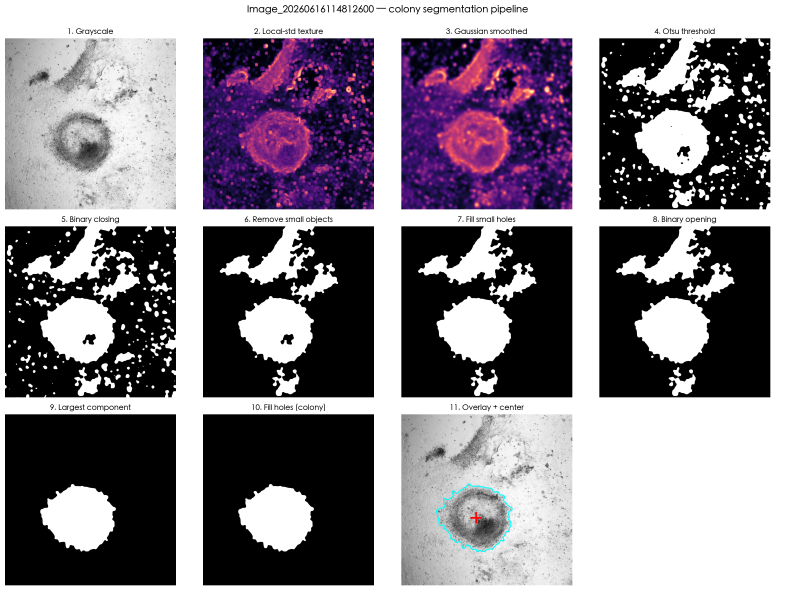
#> input picture AI-CV-platform/ipsc_texture_classifier/process_images/Image_20260616114812600_00_all_steps.png, 2355 x 1771 px (shown at 1/3 size)
$ python -i diagnostics.py   (imports and definitions only)   (older library calls are emulated)
#> lines starting #> are read from the running program, lines starting #| are printed output that depends on the picture
### AI-CV-platform/backend/app/utils/imageio.py
"""Image loading / encoding helpers.

Loading is deliberately tolerant: industrial and microscopy sources produce
16-bit TIFFs, Z-stacks, RGBA PNGs and huge BMPs, and all of them must end up
as an 8-bit BGR/gray array the node library can rely on.
"""

from __future__ import annotations

from pathlib import Path

import cv2
import numpy as np

SUPPORTED_EXTS = {".png", ".jpg", ".jpeg", ".bmp", ".tif", ".tiff", ".webp"}


def to_uint8(image: np.ndarray) -> np.ndarray:
    """Scale any numeric array into uint8 [0, 255]."""
    image = np.asarray(image)
    if image.dtype == np.uint8:
        return image
    if image.dtype == bool:
        return (image.astype(np.uint8)) * 255
    data = image.astype(np.float64)
    lo, hi = float(np.nanmin(data)), float(np.nanmax(data))
    if hi <= 1.0 and lo >= 0.0:
        data = data * 255.0
    elif hi > lo:
        data = (data - lo) / (hi - lo) * 255.0
    else:
        data = np.zeros_like(data)
    return np.clip(np.nan_to_num(data), 0, 255).astype(np.uint8)


def load_image(path: str | Path) -> np.ndarray:
    """Load an image as uint8 gray (HxW) or BGR (HxWx3)."""
    path = Path(path)
    if not path.exists():
        raise FileNotFoundError(str(path))

    image: np.ndarray | None = None
    if path.suffix.lower() in {".tif", ".tiff"}:
        try:
            import tifffile

            image = np.asarray(tifffile.imread(str(path)))
        except Exception:
            image = None
    if image is None:
        # np.fromfile keeps non-ASCII paths working on every platform.
        buffer = np.fromfile(str(path), dtype=np.uint8)
        image = cv2.imdecode(buffer, cv2.IMREAD_UNCHANGED)
#> image is the input picture: shape (1771, 2355, 4); mean B, G, R, A 137.6, 129.3, 135.4, 255
    if image is None:
        raise ValueError(f"无法解码图像: {path.name}")

    image = np.asarray(image)
    if image.ndim == 3 and image.shape[0] == 1 and image.shape[-1] not in (3, 4):
        image = image[0]
    if image.ndim == 3 and image.shape[0] not in (3, 4) and image.shape[-1] not in (3, 4):
        # Z-stack: maximum intensity projection, as in the iPSC prototype.
        image = image.max(axis=0)
    if image.ndim == 3 and image.shape[-1] == 4:
        image = cv2.cvtColor(to_uint8(image), cv2.COLOR_BGRA2BGR)
#> image: shape (1771, 2355, 3)
    if image.ndim == 3 and image.shape[-1] == 2:
        image = image[..., 0]
    return to_uint8(image)


# [5 lines left out: function to_bgr, not called in this run]


def to_gray(image: np.ndarray) -> np.ndarray:
    image = to_uint8(image)
    if image.ndim == 3:
        return cv2.cvtColor(image, cv2.COLOR_BGR2GRAY)
    return image


# [22 lines left out: functions encode_png, save_png, save_jpeg, not called in this run]


def fit_within(image: np.ndarray, max_side: int) -> np.ndarray:
    """Downscale so the longest side is at most ``max_side`` (never upscales)."""
#> called with max_side = 1024
    h, w = image.shape[:2]
#> h = 1771; w = 2355
    longest = max(h, w)
#> longest = 2355
    if longest <= max_side:
        return image
    scale = max_side / float(longest)
#> scale = 0.435
    return cv2.resize(
        image, (max(1, int(round(w * scale))), max(1, int(round(h * scale)))),
        interpolation=cv2.INTER_AREA,
    )


def heatmap(image: np.ndarray, colormap: int = cv2.COLORMAP_MAGMA) -> np.ndarray:
    return cv2.applyColorMap(to_uint8(image), colormap)


# [22 lines left out: function histogram, not called in this run]

### AI-CV-platform/backend/app/engine/algorithms/texture.py
"""Texture algorithms ported from the iPSC prototype.

``local_std`` / ``segment_textured_region`` reproduce
``ipsc_texture_classifier/colony_center.py`` and ``features.py``, re-expressed
with OpenCV so they run at platform speed, and split so the pipeline engine can
expose each step as its own node.
"""

from __future__ import annotations

import cv2
import numpy as np

# iPSC prototype defaults (config.py): 32-bin intensity histogram + 2 LBP scales.
INTENSITY_BINS = 32
LBP_SCALES: tuple[tuple[int, int], ...] = ((8, 1), (16, 2))
LBP_METHOD = "uniform"
TILE_SIZE = 64
TEXTURE_CLASSES = (
    "single_cells",
    "medium_compaction",
    "full_compaction",
    "dead_cells",
    "differentiated_cells",
    "debris",
    "background",
)


def resolve_window(height: int, window: int | None = None) -> int:
    """Default local-std window: ~1.5% of image height, odd, at least 7 px."""
    if window:
        window = int(window)
        return window if window % 2 == 1 else window + 1
    return max(7, int(round(0.015 * height)) | 1)


def local_std(gray: np.ndarray, window: int | None = None) -> np.ndarray:
    """Local standard deviation over a square window (texture strength)."""
    window = resolve_window(gray.shape[0], window)
    data = gray.astype(np.float32)
    mean = cv2.boxFilter(data, -1, (window, window), normalize=True,
                         borderType=cv2.BORDER_REFLECT)
    mean_sq = cv2.boxFilter(data * data, -1, (window, window), normalize=True,
                            borderType=cv2.BORDER_REFLECT)
    variance = np.clip(mean_sq - mean * mean, 0, None)
    return np.sqrt(variance)


# [175 lines left out: functions remove_small_objects, remove_small_holes, fill_holes, largest_component, disk_kernel, segment_textured_region and 6 more, not called in this run]

### AI-CV-platform/backend/app/services/diagnostics.py
"""Image quality diagnosis.

The Copilot needs numbers, not adjectives: this module measures exposure,
contrast, sharpness, noise, background uniformity and target scale so that
recommendations ("先改善照明", "改用局部阈值") can be justified and reproduced.
"""

from __future__ import annotations

from dataclasses import dataclass, field
from pathlib import Path

import cv2
import numpy as np

from app.engine.algorithms import texture as tex
from app.utils.imageio import fit_within, load_image, to_gray

SEVERITY_ORDER = {"ok": 0, "info": 1, "warning": 2, "critical": 3}


@dataclass
class Finding:
    key: str
    level: str
    title: str
    detail: str
    advice: str = ""
    value: float | None = None

    # [9 lines left out: function to_dict, not called in this run]


@dataclass
class Diagnosis:
    metrics: dict[str, float] = field(default_factory=dict)
    findings: list[Finding] = field(default_factory=list)

    # [14 lines left out: functions level, to_dict, not called in this run]


def analyze_path(path: str | Path, max_side: int = 1024) -> Diagnosis:
    return analyze(fit_within(load_image(path), max_side))


def analyze(image: np.ndarray) -> Diagnosis:
    gray = to_gray(image)
#> in to_gray, `return cv2.cvtColor(image, cv2.COLOR_BGR2GRAY)`:
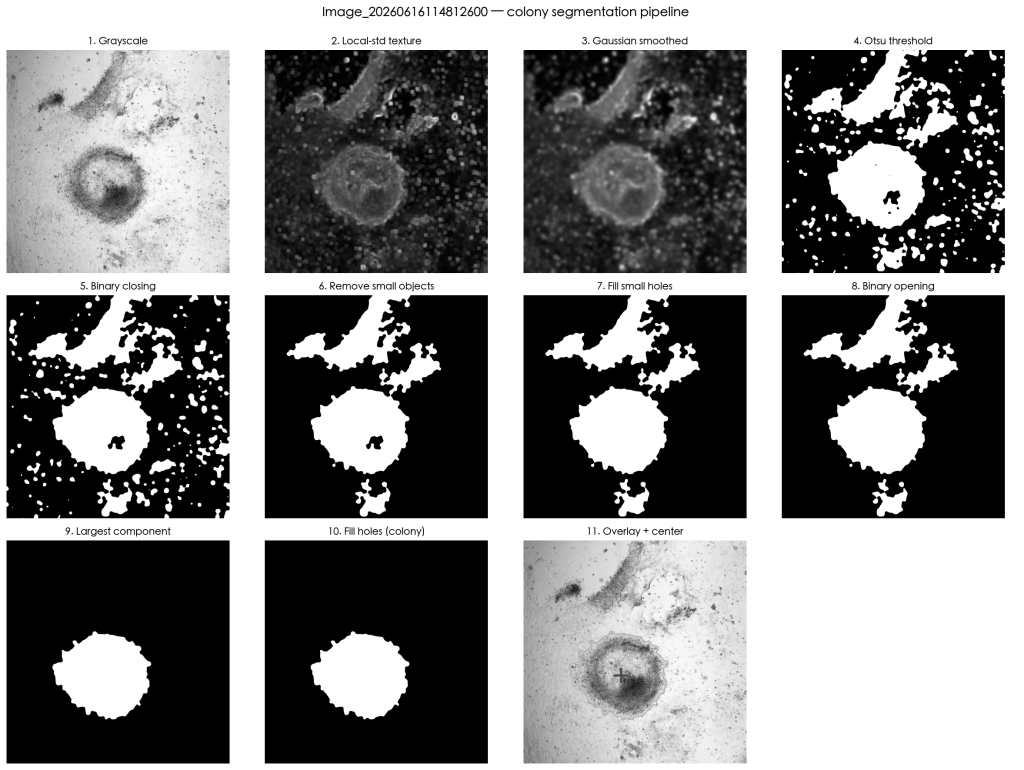
#> returned value: shape (770, 1024); min 0, max 255, mean 132.1
    height, width = gray.shape[:2]
#> height = 770; width = 1024
    data = gray.astype(np.float32)

    mean = float(data.mean())
#> mean = 132.1
    std = float(data.std())
#> std = 116.1
    p1, p99 = (float(v) for v in np.percentile(data, [1, 99]))
#> p1 = 0; p99 = 255
    saturated_high = float(np.count_nonzero(gray >= 250)) / gray.size * 100.0
#> saturated_high = 37.56
    saturated_low = float(np.count_nonzero(gray <= 5)) / gray.size * 100.0
#> saturated_low = 33.79
    dynamic_range = p99 - p1
#> dynamic_range = 255

    laplacian_var = float(cv2.Laplacian(gray, cv2.CV_32F).var())
#> laplacian_var = 2698.7
    # Noise estimate: high-frequency residual after median filtering.
    noise = float(np.median(np.abs(data - cv2.medianBlur(gray, 3).astype(np.float32)))) * 1.4826
#> noise = 0

    background = cv2.GaussianBlur(data, (0, 0), max(4.0, min(height, width) / 40.0))
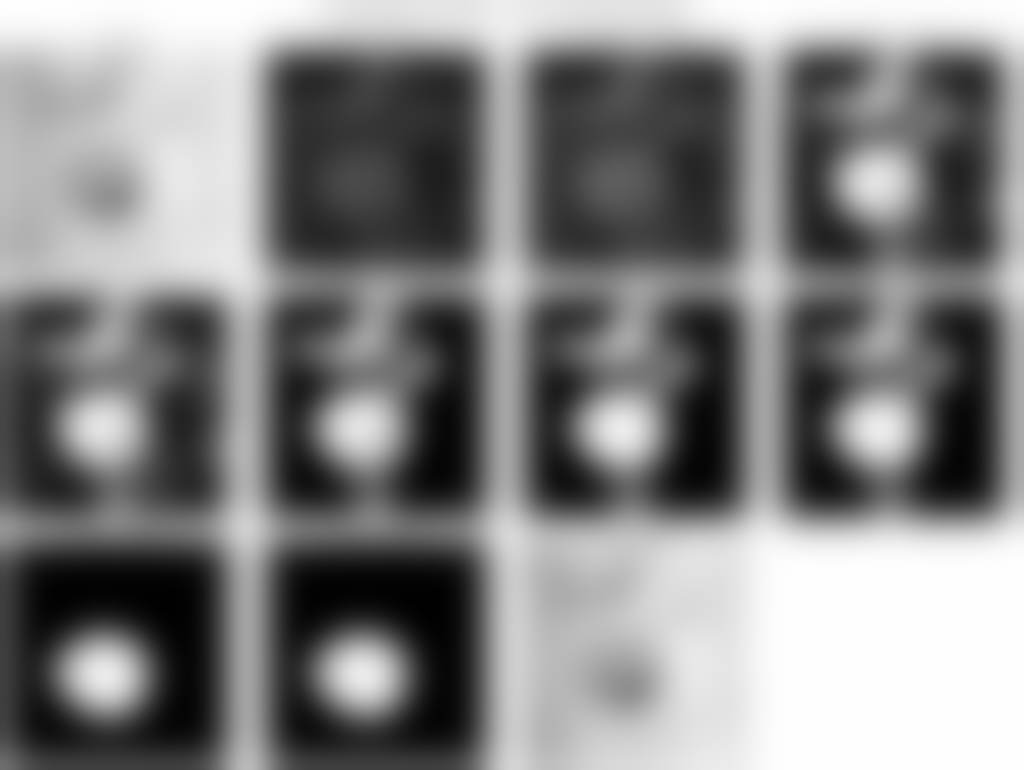
#> background: shape (770, 1024) float32; min 0.727, max 255, mean 131.9
    illumination_spread = float(background.max() - background.min())
#> illumination_spread = 254.3
    illumination_cv = float(background.std() / (background.mean() + 1e-6) * 100.0)
#> illumination_cv = 56.53

    texture_map = tex.local_std(gray, tex.resolve_window(height))
#> in local_std, `mean = cv2.boxFilter(data, -1, (window, window), normalize=True, borde..`:
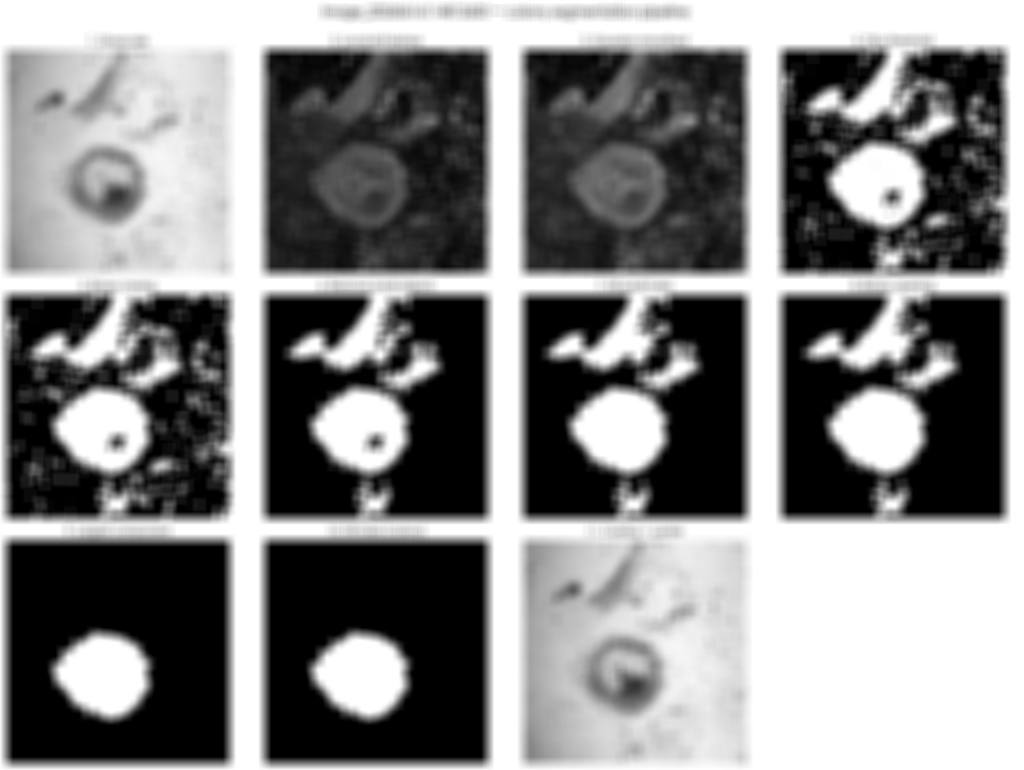
#> mean: shape (770, 1024) float32; min 0, max 255, mean 132.1
#> in local_std, `mean_sq = cv2.boxFilter(data * data, -1, (window, window), normalize=T..`:
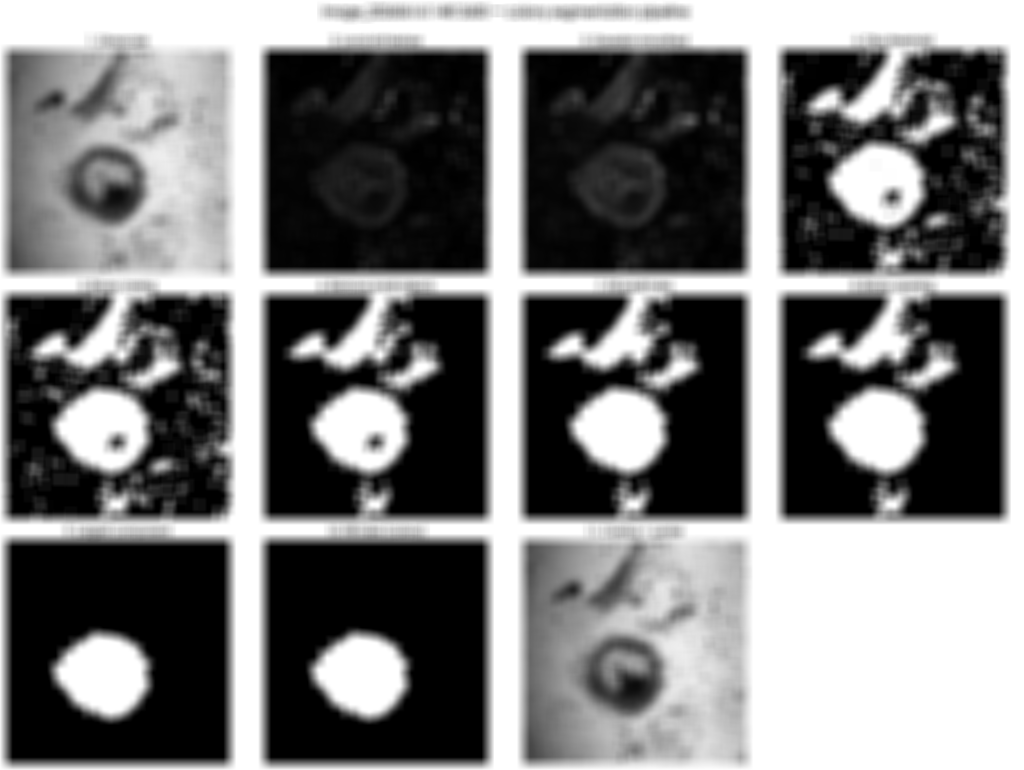
#> mean_sq: shape (770, 1024) float32; min 0, max 65025, mean 30911.7; drawn with min black and max white
#> in local_std, `return np.sqrt(variance)`:
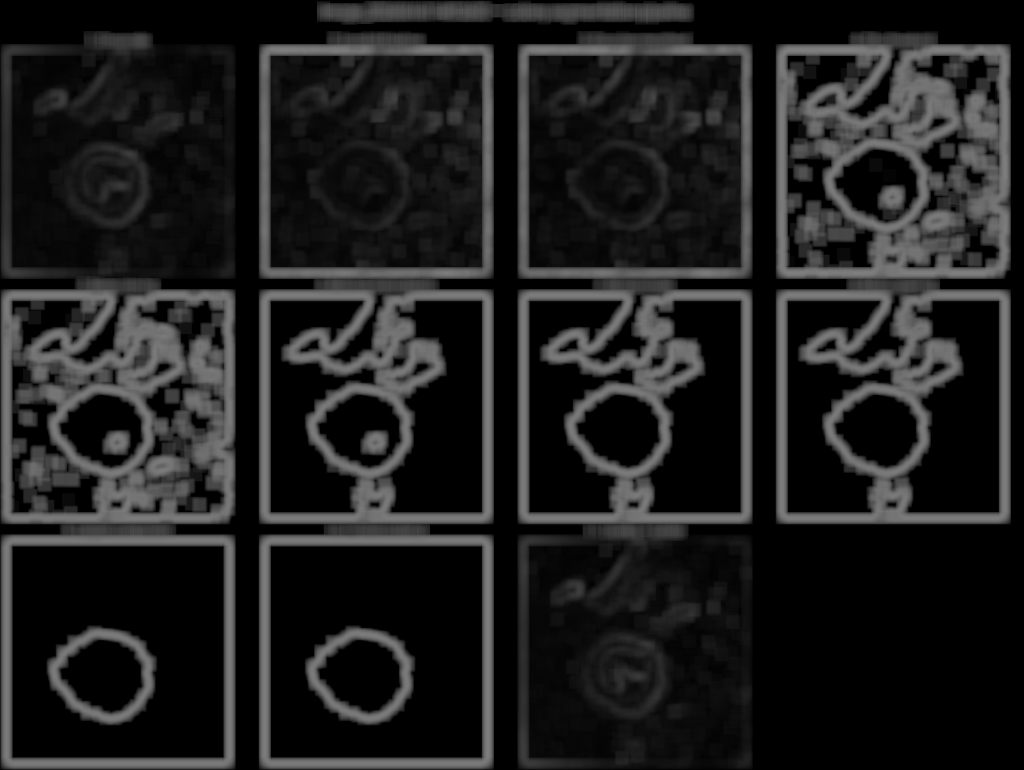
#> returned value: shape (770, 1024) float32; min 0, max 127.1, mean 30.9
    texture_strength = float(texture_map.mean())
#> texture_strength = 30.92
    texture_ratio = float(np.count_nonzero(texture_map > texture_map.mean() * 1.5)) / texture_map.size * 100.0
#> texture_ratio = 27.4

    edges = cv2.Canny(gray, 60, 160)
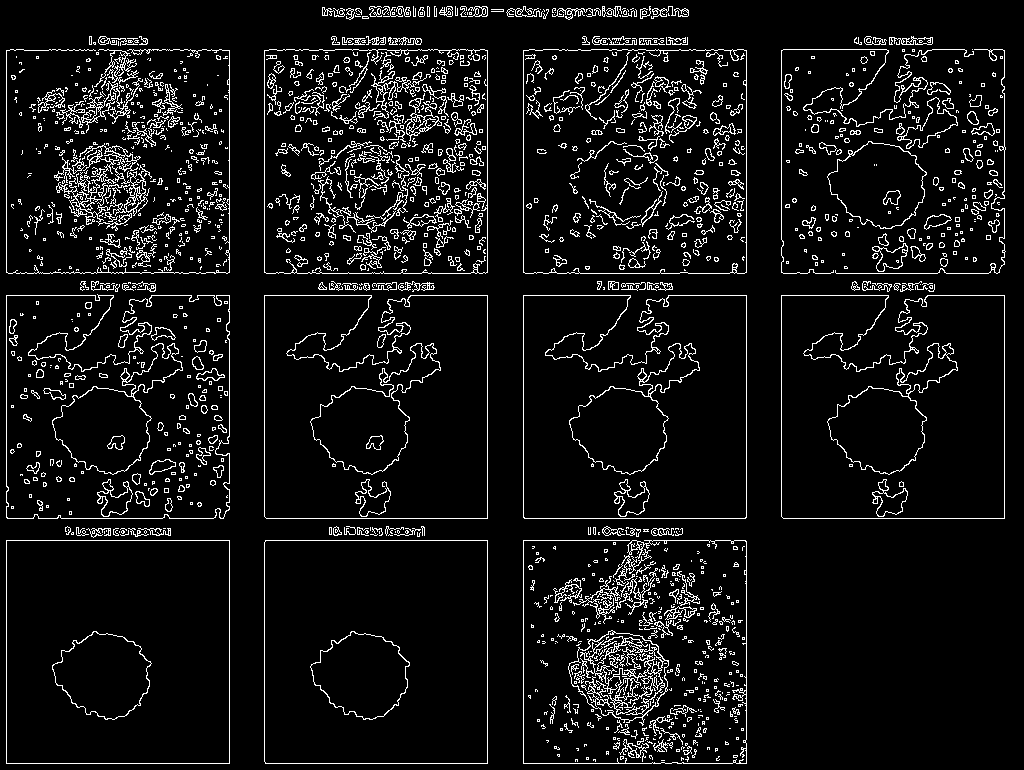
#> edges: shape (770, 1024); 7.3% white in thin lines or dots
    edge_density = float(np.count_nonzero(edges)) / edges.size * 100.0
#> edge_density = 7.25

    is_color = image.ndim == 3
#> is_color = True
    color_saturation = 0.0
    if is_color:
        hsv = cv2.cvtColor(image, cv2.COLOR_BGR2HSV)
#> hsv: shape (770, 1024, 3); mean H, S, V 17.3, 25.4, 139.1
        color_saturation = float(hsv[..., 1].mean())
#> color_saturation = 25.41

    metrics = {
        "width": width,
        "height": height,
        "mean": mean,
        "std": std,
        "p1": p1,
        "p99": p99,
        "dynamicRange": dynamic_range,
        "overexposedPercent": saturated_high,
        "underexposedPercent": saturated_low,
        "sharpness": laplacian_var,
        "noiseSigma": noise,
        "illuminationSpread": illumination_spread,
        "illuminationCv": illumination_cv,
        "textureStrength": texture_strength,
        "texturePercent": texture_ratio,
        "edgeDensity": edge_density,
        "colorSaturation": color_saturation,
        "isColor": float(is_color),
    }

    findings: list[Finding] = []

    if saturated_high > 2.0:
        findings.append(Finding(
            "overexposure", "critical" if saturated_high > 10 else "warning",
            "过曝", f"{saturated_high:.1f}% 像素接近饱和（>=250）",
            "降低曝光/增益或增加漫射，饱和区域的信息无法用算法找回", saturated_high,
        ))
    if saturated_low > 5.0:
        findings.append(Finding(
            "underexposure", "critical" if saturated_low > 20 else "warning",
            "欠曝", f"{saturated_low:.1f}% 像素接近全黑（<=5）",
            "提高曝光或增强照明；必要时用 Gamma/Normalize 提亮暗部", saturated_low,
        ))
    if dynamic_range < 60:
        findings.append(Finding(
            "low_contrast", "warning", "对比度偏低",
            f"1%-99% 灰度跨度仅 {dynamic_range:.0f}",
            "优先改善照明角度；算法侧可加 CLAHE 或 Normalize", dynamic_range,
        ))
    if laplacian_var < 80:
        findings.append(Finding(
            "blur", "critical" if laplacian_var < 25 else "warning", "图像偏模糊",
            f"Laplacian 方差 {laplacian_var:.0f}（低于 80 通常偏软）",
            "检查对焦、景深与运动模糊；模糊图像会显著抬高漏检率", laplacian_var,
        ))
    if noise > 6.0:
        findings.append(Finding(
            "noise", "warning", "噪声偏大", f"估计噪声 σ≈{noise:.1f}",
            "增加曝光/降低增益；流程中加 Gaussian 或 Median 滤波", noise,
        ))
    if illumination_cv > 12.0:
        findings.append(Finding(
            "uneven_illumination", "warning", "背景不均匀",
            f"背景亮度变异系数 {illumination_cv:.1f}%（跨度 {illumination_spread:.0f} 灰阶）",
            "优先改善照明；算法侧使用 Adaptive Threshold 或 CLAHE，避免固定阈值",
            illumination_cv,
        ))
    if edge_density > 25.0:
        findings.append(Finding(
            "busy_background", "info", "纹理/边缘密集",
            f"边缘像素占比 {edge_density:.1f}%",
            "背景纹理复杂，建议先用 ROI 限定区域，或考虑纹理/AI 方法", edge_density,
        ))
    if not findings:
        findings.append(Finding(
            "quality_ok", "ok", "成像质量良好",
            f"均值 {mean:.0f}，动态范围 {dynamic_range:.0f}，清晰度 {laplacian_var:.0f}",
            "可直接进入流程搭建", None,
        ))

    return Diagnosis(metrics=metrics, findings=findings)


# [26 lines left out: function aggregate, not called in this run]

>>> result = analyze_path('../../../ipsc_texture_classifier/process_images/Image_20260616114812600_00_all_steps.png')
